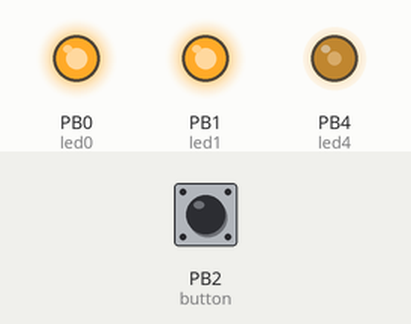
Recording of a sketch running on a simulated ATtiny85, built with avr-gcc and run on an emulated ATtiny85. Parts: output pins drawn as LEDs (lit = HIGH). Dashed ring = blinking. The inputs (shaded band) are chosen by the test bench; at power-on: PB2 (button) LOW.

Above: at 1.2 s.
1.3 s: PB2 (button) pulled HIGH for 0.15 s
At 2.4 s:
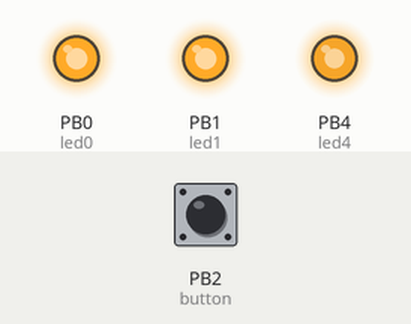
4.3 s: PB2 (button) pulled HIGH for 1 s
At 5.45 s:
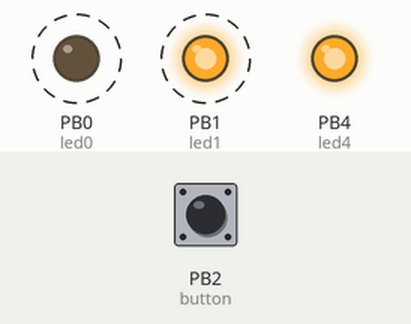
7.3 s: PB2 (button) pulled HIGH for 0.15 s
At 12.7 s:
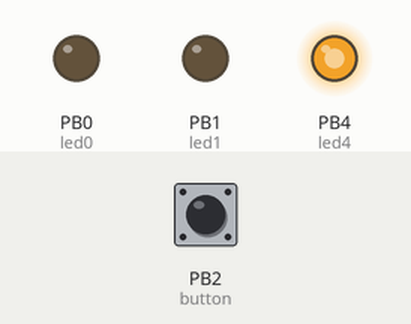
13.3 s: PB2 (button) pulled HIGH for 3.2 s
Timing chart, 0 to 22.0 s (numbered marks = the images above; inputs shaded):
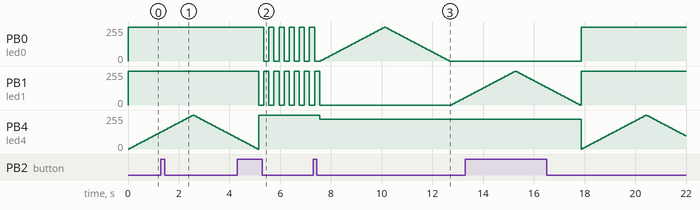

Measured:
- after the input at 7.3 s, PB4 (led4): 255/255 → 225/255 after 0.26 s

The sketch:

LED_TREE_ATTINY85.ino
```cpp
// LED Tree fading using ATTINY85
// Effect 1 : All ON
// Effect 2 : All Fade (delay 30 ms for each step)
// Effect 3 : Two line Flikering gap 300 ms
// Effect 4 : Alternate Fading
// Effect 5 : Random
// Select by button

int led0 = 0;  // the pin that the LED is attached to
int led1 = 1;  // the pin that the LED is attached to
int led4 = 4; // Pin 4 is PWM as well For apples
int button = 2; // Pin for input : digital
int brightness = 0;    // how bright the LED is
int fadeAmount = 5;    // how many points to fade the LED by
int Flag = 1; // Flag to control which effect is called

// For debounce button
boolean lastButton = LOW;
boolean currentButton = LOW;
//----------------------------------------------------------------
// the setup routine runs once when you press reset:
// 100% Done
//----------------------------------------------------------------
void setup()  {
  // declare pin 0 and 1 to be an output:
  pinMode(led0, OUTPUT);
  pinMode(led1, OUTPUT);
  pinMode(led4, OUTPUT);
  pinMode(button, INPUT);

  // Hardware Interrupt on Physical pin 7, logical pin 2)
  attachInterrupt(0, flag_interrupt, CHANGE);
  }

boolean debounce(boolean last)
{
  boolean current = digitalRead(button);
  if (last != current)
  {
    delay(5);
    current = digitalRead(button);
  }
  return current;
}


//----------------------------------------------------------------
// 100% Done
//----------------------------------------------------------------
void fade_led(int LED){
   // change the brightness for next time through the loop:
  for (brightness = 0; brightness <255; brightness++) {
    analogWrite(LED, brightness);
    brightness = brightness + fadeAmount -1 ;
    delay(50);
  }
  for (brightness = 255; brightness >=0; brightness--) {
    analogWrite(LED, brightness);
    brightness = brightness - fadeAmount + 1 ;
    delay(50);
  }
}

//----------------------------------------------------------------
// Yellow led = On , Red = Fading
//----------------------------------------------------------------
void All_ON(){
  digitalWrite(led0 , HIGH);
  digitalWrite(led1, HIGH);
  fade_led(led4);
  }

//----------------------------------------------------------------
// Fade all LED : 100% Done
//----------------------------------------------------------------
void FADE_ALL() {
 analogWrite(led4, 225);
  for (brightness = 255; brightness >0; brightness--) {
    analogWrite(led0, brightness);
    analogWrite(led1, brightness);
    brightness = brightness - fadeAmount +1 ;
    delay(100);
  }
 for (brightness = 0; brightness <=255; brightness++) {
    analogWrite(led0, brightness);
    analogWrite(led1, brightness);
    brightness = brightness + fadeAmount -1 ;
    delay(100);
  }
}

//----------------------------------------------------------------
// Alternative flickering for LEDS. Not Apples 100% Done
//----------------------------------------------------------------
void alternate_flickering(){
  digitalWrite(led4, HIGH);
  digitalWrite(led0 , HIGH);
  digitalWrite(led1, LOW);
  delay(200);
  digitalWrite(led0 , LOW);
  digitalWrite(led1, HIGH);
  delay(200);

}
//----------------------------------------------------------------
// Alternate fading for yellow Leds and not for Apples : 100% Done
//----------------------------------------------------------------
void alternate_fading(){
    analogWrite(led4, 225);
   // analogWrite(led0, 0);
    analogWrite(led1, 0);
    fade_led(led0);
    fade_led(led1);
}
//----------------------------------------------------------------

void ALL_LOOP() {
 int i;// below is set for 30 secs
 for (i = 0; i < 6; i++) { All_ON(); }
 for (i = 0; i < 3; i++)  {  FADE_ALL();   }
 for (i = 0; i < 75; i++)  {  alternate_flickering(); }
 for (i = 0; i < 3; i++)  {  alternate_fading(); }
}


void flag_interrupt()
{
   // read button, pressed set Flag++
 currentButton = debounce(lastButton);
  if (lastButton == LOW && currentButton == HIGH)
  {
    Flag = Flag + 1;
  }
  lastButton = currentButton;
}
//----------------------------------------------------------------
// the loop routine runs over and over again forever:
void loop()  {

if (Flag ==1) {
  All_ON();
}
if (Flag==2) {
  FADE_ALL();
}
if (Flag==3) {
  alternate_flickering();
}
if (Flag==4) {
  alternate_fading();
}
if (Flag==5) {
  ALL_LOOP();
}
if (Flag > 4)  {
  Flag = 1;
}

}
```
